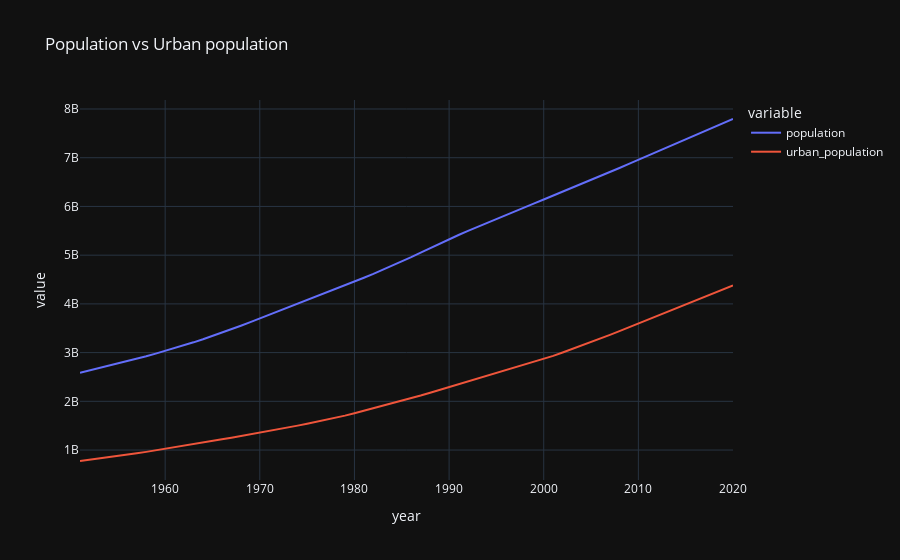

The notebook cell saved with this chart:
### Code cell
px.line(df, 
        x='year', 
        y=['population','urban_population'],
        template='plotly_dark',
        title="Population vs Urban population")
